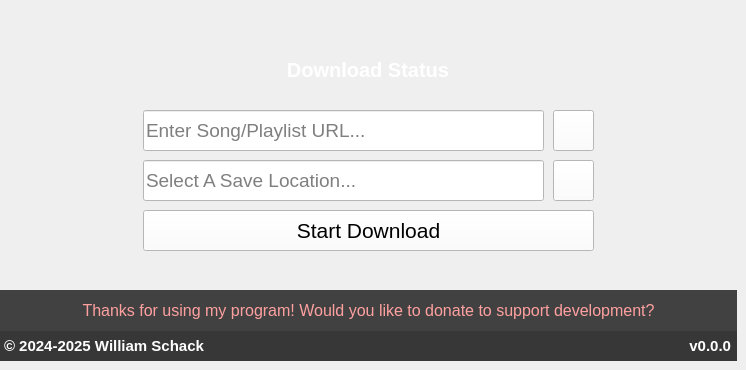
   <widget class="QWidget" name="SetupScreen">
    <widget class="QPushButton" name="BrowseButton">
     <property name="geometry">
      <rect>
       <x>553</x>
       <y>160</y>
       <width>41</width>
       <height>41</height>
      </rect>
     </property>
     <property name="toolTip">
      <string>Browse Files</string>
     </property>
     <property name="styleSheet">
      <string notr="true">background-color: rgb(255, 255, 255);</string>
     </property>
     <property name="text">
      <string/>
     </property>
     <property name="icon">
      <iconset resource="SpotifyDownloader.qrc">
       <normaloff>:/SpotifyDownloader/Icons/Folder_Icon_B.png</normaloff>:/SpotifyDownloader/Icons/Folder_Icon_B.png</iconset>
     </property>
     <property name="iconSize">
      <size>
       <width>28</width>
       <height>28</height>
      </size>
     </property>
    </widget>
    <widget class="QPushButton" name="ContinueButton">
     <property name="geometry">
      <rect>
       <x>143</x>
       <y>210</y>
       <width>451</width>
       <height>41</height>
      </rect>
     </property>
     <property name="font">
      <font>
       <family>Segoe UI</family>
       <pointsize>16</pointsize>
      </font>
     </property>
     <property name="styleSheet">
      <string notr="true">background-color: rgb(255, 255, 255);</string>
     </property>
     <property name="text">
      <string>Start Download</string>
     </property>
     <property name="autoDefault">
      <bool>false</bool>
     </property>
     <property name="default">
      <bool>false</bool>
     </property>
     <property name="flat">
      <bool>false</bool>
     </property>
    </widget>
    <widget class="QLabel" name="CopyrightLabel">
     <property name="geometry">
      <rect>
       <x>4</x>
       <y>330</y>
       <width>361</width>
       <height>31</height>
      </rect>
     </property>
     <property name="font">
      <font>
       <family>Segoe UI</family>
       <pointsize>11</pointsize>
       <bold>true</bold>
      </font>
     </property>
     <property name="styleSheet">
      <string notr="true">color: rgb(255, 255, 255);
background-color: rgb(55, 55, 55);</string>
     </property>
     <property name="text">
      <string>© 2024-2025 William Schack</string>
     </property>
     <property name="alignment">
      <set>Qt::AlignmentFlag::AlignLeading|Qt::AlignmentFlag::AlignLeft|Qt::AlignmentFlag::AlignVCenter</set>
     </property>
    </widget>
    <widget class="QLineEdit" name="PlaylistURLInput">
     <property name="geometry">
      <rect>
       <x>143</x>
       <y>110</y>
       <width>401</width>
       <height>41</height>
      </rect>
     </property>
     <property name="font">
      <font>
       <pointsize>14</pointsize>
      </font>
     </property>
     <property name="mouseTracking">
      <bool>false</bool>
     </property>
     <property name="styleSheet">
      <string notr="true">background-color: rgb(255, 255, 255);
selection-background-color: rgb(0, 120, 215);</string>
     </property>
     <property name="frame">
      <bool>true</bool>
     </property>
     <property name="placeholderText">
      <string>Enter Song/Playlist URL...</string>
     </property>
    </widget>
    <widget class="QLineEdit" name="SaveLocationInput">
     <property name="geometry">
      <rect>
       <x>143</x>
       <y>160</y>
       <width>401</width>
       <height>41</height>
      </rect>
     </property>
     <property name="font">
      <font>
       <pointsize>14</pointsize>
      </font>
     </property>
     <property name="mouseTracking">
      <bool>false</bool>
     </property>
     <property name="styleSheet">
      <string notr="true">background-color: rgb(255, 255, 255);
selection-background-color: rgb(0, 120, 215);</string>
     </property>
     <property name="frame">
      <bool>true</bool>
     </property>
     <property name="placeholderText">
      <string>Select A Save Location...</string>
     </property>
    </widget>
    <widget class="QLabel" name="VersionLabel">
     <property name="geometry">
      <rect>
       <x>370</x>
       <y>330</y>
       <width>361</width>
       <height>31</height>
      </rect>
     </property>
     <property name="font">
      <font>
       <family>Segoe UI</family>
       <pointsize>11</pointsize>
       <bold>true</bold>
      </font>
     </property>
     <property name="styleSheet">
      <string notr="true">color: rgb(255, 255, 255);
background-color: rgb(55, 55, 55);</string>
     </property>
     <property name="text">
      <string>v0.0.0</string>
     </property>
     <property name="alignment">
      <set>Qt::AlignmentFlag::AlignRight|Qt::AlignmentFlag::AlignTrailing|Qt::AlignmentFlag::AlignVCenter</set>
     </property>
    </widget>
    <widget class="QPushButton" name="PasteButton">
     <property name="geometry">
      <rect>
       <x>553</x>
       <y>110</y>
       <width>41</width>
       <height>41</height>
      </rect>
     </property>
     <property name="toolTip">
      <string>Paste From Clipboard</string>
     </property>
     <property name="styleSheet">
      <string notr="true">background-color: rgb(255, 255, 255);</string>
     </property>
     <property name="text">
      <string/>
     </property>
     <property name="icon">
      <iconset resource="SpotifyDownloader.qrc">
       <normaloff>:/SpotifyDownloader/Icons/Clipboard_Icon_B.png</normaloff>:/SpotifyDownloader/Icons/Clipboard_Icon_B.png</iconset>
     </property>
     <property name="iconSize">
      <size>
       <width>32</width>
       <height>32</height>
      </size>
     </property>
    </widget>
    <widget class="QPushButton" name="DonationPromptButton">
     <property name="enabled">
      <bool>true</bool>
     </property>
     <property name="geometry">
      <rect>
       <x>0</x>
       <y>290</y>
       <width>737</width>
       <height>41</height>
      </rect>
     </property>
     <property name="sizePolicy">
      <sizepolicy hsizetype="Preferred" vsizetype="Preferred">
       <horstretch>0</horstretch>
       <verstretch>0</verstretch>
      </sizepolicy>
     </property>
     <property name="minimumSize">
      <size>
       <width>0</width>
       <height>0</height>
      </size>
     </property>
     <property name="maximumSize">
      <size>
       <width>16777215</width>
       <height>16777215</height>
      </size>
     </property>
     <property name="font">
      <font>
       <pointsize>12</pointsize>
       <bold>false</bold>
       <underline>false</underline>
      </font>
     </property>
     <property name="autoFillBackground">
      <bool>false</bool>
     </property>
     <property name="styleSheet">
      <string notr="true">color: rgb(255, 160, 160);
background-color: rgb(65, 65, 65);
border: none;</string>
     </property>
     <property name="text">
      <string>Thanks for using my program! Would you like to donate to support development?</string>
     </property>
    </widget>
    <widget class="QLabel" name="DownloadedStatusLabel">
     <property name="geometry">
      <rect>
       <x>0</x>
       <y>34</y>
       <width>736</width>
       <height>71</height>
      </rect>
     </property>
     <property name="minimumSize">
      <size>
       <width>0</width>
       <height>0</height>
      </size>
     </property>
     <property name="maximumSize">
      <size>
       <width>16777215</width>
       <height>16777215</height>
      </size>
     </property>
     <property name="font">
      <font>
       <family>Segoe UI</family>
       <pointsize>15</pointsize>
       <bold>true</bold>
      </font>
     </property>
     <property name="styleSheet">
      <string notr="true">color: rgb(255, 255, 255);</string>
     </property>
     <property name="text">
      <string>Download Status</string>
     </property>
     <property name="alignment">
      <set>Qt::AlignmentFlag::AlignCenter</set>
     </property>
    </widget>
    <widget class="QWidget" name="widget" native="true">
     <property name="geometry">
      <rect>
       <x>0</x>
       <y>330</y>
       <width>737</width>
       <height>31</height>
      </rect>
     </property>
     <property name="styleSheet">
      <string notr="true">background-color: rgb(55, 55, 55);</string>
     </property>
    </widget>
    <zorder>widget</zorder>
    <zorder>BrowseButton</zorder>
    <zorder>ContinueButton</zorder>
    <zorder>CopyrightLabel</zorder>
    <zorder>PlaylistURLInput</zorder>
    <zorder>SaveLocationInput</zorder>
    <zorder>VersionLabel</zorder>
    <zorder>PasteButton</zorder>
    <zorder>DownloadedStatusLabel</zorder>
    <zorder>DonationPromptButton</zorder>
   </widget>
